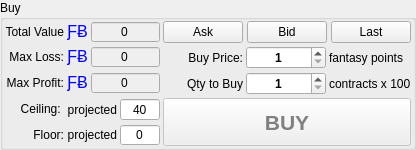
        <widget class="QGroupBox" name="groupBoxBuy">
         <property name="sizePolicy">
          <sizepolicy hsizetype="Preferred" vsizetype="Preferred">
           <horstretch>0</horstretch>
           <verstretch>0</verstretch>
          </sizepolicy>
         </property>
         <property name="maximumSize">
          <size>
           <width>520</width>
           <height>200</height>
          </size>
         </property>
         <property name="font">
          <font>
           <weight>50</weight>
           <bold>false</bold>
          </font>
         </property>
         <property name="accessibleName">
          <string/>
         </property>
         <property name="styleSheet">
          <string notr="true"/>
         </property>
         <property name="title">
          <string>Buy</string>
         </property>
         <layout class="QGridLayout" name="gridLayout_6">
          <property name="leftMargin">
           <number>2</number>
          </property>
          <property name="topMargin">
           <number>1</number>
          </property>
          <property name="rightMargin">
           <number>2</number>
          </property>
          <property name="bottomMargin">
           <number>1</number>
          </property>
          <property name="spacing">
           <number>3</number>
          </property>
          <item row="0" column="1">
           <layout class="QHBoxLayout" name="horizontalLayout_2">
            <item>
             <widget class="QLabel" name="usdLabel10_5">
              <property name="sizePolicy">
               <sizepolicy hsizetype="Maximum" vsizetype="Preferred">
                <horstretch>0</horstretch>
                <verstretch>0</verstretch>
               </sizepolicy>
              </property>
              <property name="font">
               <font>
                <pointsize>11</pointsize>
                <weight>50</weight>
                <bold>false</bold>
               </font>
              </property>
              <property name="accessibleDescription">
               <string>USD_ICON</string>
              </property>
              <property name="text">
               <string>&lt;html&gt;&lt;head/&gt;&lt;body&gt;&lt;p&gt;&lt;span style=&quot; font-size:12pt; color:#0000ff;&quot;&gt;ƑɃ&lt;/span&gt;&lt;/p&gt;&lt;/body&gt;&lt;/html&gt;</string>
              </property>
              <property name="alignment">
               <set>Qt::AlignCenter</set>
              </property>
             </widget>
            </item>
            <item>
             <widget class="QSpinBox" name="buyvalue">
              <property name="sizePolicy">
               <sizepolicy hsizetype="Preferred" vsizetype="Fixed">
                <horstretch>0</horstretch>
                <verstretch>0</verstretch>
               </sizepolicy>
              </property>
              <property name="minimumSize">
               <size>
                <width>40</width>
                <height>0</height>
               </size>
              </property>
              <property name="accessibleName">
               <string>PRICE</string>
              </property>
              <property name="accessibleDescription">
               <string>CAN_BE_ZERO</string>
              </property>
              <property name="styleSheet">
               <string notr="true">QSpinBox {background-color: rgb(239, 239, 239);}</string>
              </property>
              <property name="inputMethodHints">
               <set>Qt::ImhNone</set>
              </property>
              <property name="alignment">
               <set>Qt::AlignCenter</set>
              </property>
              <property name="readOnly">
               <bool>true</bool>
              </property>
              <property name="buttonSymbols">
               <enum>QAbstractSpinBox::NoButtons</enum>
              </property>
              <property name="showGroupSeparator" stdset="0">
               <bool>true</bool>
              </property>
              <property name="maximum">
               <number>9999999</number>
              </property>
             </widget>
            </item>
           </layout>
          </item>
          <item row="0" column="2">
           <layout class="QGridLayout" name="gridLayout_25">
            <property name="horizontalSpacing">
             <number>4</number>
            </property>
            <item row="0" column="1">
             <widget class="QPushButton" name="buyPriceAsMarketBid">
              <property name="sizePolicy">
               <sizepolicy hsizetype="Preferred" vsizetype="Fixed">
                <horstretch>0</horstretch>
                <verstretch>0</verstretch>
               </sizepolicy>
              </property>
              <property name="minimumSize">
               <size>
                <width>60</width>
                <height>0</height>
               </size>
              </property>
              <property name="maximumSize">
               <size>
                <width>16777215</width>
                <height>16777215</height>
               </size>
              </property>
              <property name="accessibleName">
               <string>AS_MARKET_BUY</string>
              </property>
              <property name="text">
               <string>Bid</string>
              </property>
             </widget>
            </item>
            <item row="0" column="2">
             <widget class="QPushButton" name="buyPriceAsMarketLastPrice">
              <property name="sizePolicy">
               <sizepolicy hsizetype="Preferred" vsizetype="Fixed">
                <horstretch>0</horstretch>
                <verstretch>0</verstretch>
               </sizepolicy>
              </property>
              <property name="minimumSize">
               <size>
                <width>60</width>
                <height>0</height>
               </size>
              </property>
              <property name="maximumSize">
               <size>
                <width>16777215</width>
                <height>16777215</height>
               </size>
              </property>
              <property name="accessibleName">
               <string>AS_LAST_PRICE</string>
              </property>
              <property name="text">
               <string>Last</string>
              </property>
             </widget>
            </item>
            <item row="0" column="0">
             <widget class="QPushButton" name="buyPriceAsMarketAsk">
              <property name="sizePolicy">
               <sizepolicy hsizetype="Preferred" vsizetype="Fixed">
                <horstretch>0</horstretch>
                <verstretch>0</verstretch>
               </sizepolicy>
              </property>
              <property name="minimumSize">
               <size>
                <width>60</width>
                <height>0</height>
               </size>
              </property>
              <property name="maximumSize">
               <size>
                <width>16777215</width>
                <height>16777215</height>
               </size>
              </property>
              <property name="accessibleName">
               <string>AS_MARKET_SELL</string>
              </property>
              <property name="text">
               <string>Ask</string>
              </property>
             </widget>
            </item>
           </layout>
          </item>
          <item row="1" column="0">
           <widget class="QLabel" name="label_10">
            <property name="sizePolicy">
             <sizepolicy hsizetype="Preferred" vsizetype="Fixed">
              <horstretch>0</horstretch>
              <verstretch>0</verstretch>
             </sizepolicy>
            </property>
            <property name="accessibleName">
             <string>TR00033</string>
            </property>
            <property name="text">
             <string>Max Loss:</string>
            </property>
            <property name="alignment">
             <set>Qt::AlignRight|Qt::AlignTrailing|Qt::AlignVCenter</set>
            </property>
           </widget>
          </item>
          <item row="3" column="2" rowspan="2">
           <widget class="QPushButton" name="buyit">
            <property name="enabled">
             <bool>false</bool>
            </property>
            <property name="sizePolicy">
             <sizepolicy hsizetype="Expanding" vsizetype="Expanding">
              <horstretch>0</horstretch>
              <verstretch>0</verstretch>
             </sizepolicy>
            </property>
            <property name="minimumSize">
             <size>
              <width>60</width>
              <height>0</height>
             </size>
            </property>
            <property name="font">
             <font>
              <pointsize>16</pointsize>
              <weight>75</weight>
              <bold>true</bold>
             </font>
            </property>
            <property name="toolTip">
             <string/>
            </property>
            <property name="accessibleName">
             <string>BUY</string>
            </property>
            <property name="styleSheet">
             <string notr="true">QPushButton {color: green} QPushButton::disabled {color: gray}</string>
            </property>
            <property name="text">
             <string>BUY</string>
            </property>
           </widget>
          </item>
          <item row="3" column="1">
           <layout class="QHBoxLayout" name="horizontalLayout_8">
            <item>
             <widget class="QLabel" name="label_37">
              <property name="sizePolicy">
               <sizepolicy hsizetype="Preferred" vsizetype="Preferred">
                <horstretch>0</horstretch>
                <verstretch>0</verstretch>
               </sizepolicy>
              </property>
              <property name="accessibleName">
               <string>TR00034</string>
              </property>
              <property name="text">
               <string>projected</string>
              </property>
              <property name="alignment">
               <set>Qt::AlignRight|Qt::AlignTrailing|Qt::AlignVCenter</set>
              </property>
             </widget>
            </item>
            <item>
             <widget class="QSpinBox" name="buyCeil">
              <property name="sizePolicy">
               <sizepolicy hsizetype="Preferred" vsizetype="Fixed">
                <horstretch>0</horstretch>
                <verstretch>0</verstretch>
               </sizepolicy>
              </property>
              <property name="minimumSize">
               <size>
                <width>40</width>
                <height>0</height>
               </size>
              </property>
              <property name="accessibleName">
               <string>PRICE</string>
              </property>
              <property name="accessibleDescription">
               <string>CAN_BE_ZERO</string>
              </property>
              <property name="styleSheet">
               <string notr="true"/>
              </property>
              <property name="alignment">
               <set>Qt::AlignCenter</set>
              </property>
              <property name="readOnly">
               <bool>false</bool>
              </property>
              <property name="buttonSymbols">
               <enum>QAbstractSpinBox::NoButtons</enum>
              </property>
              <property name="correctionMode">
               <enum>QAbstractSpinBox::CorrectToNearestValue</enum>
              </property>
              <property name="minimum">
               <number>0</number>
              </property>
              <property name="maximum">
               <number>40</number>
              </property>
              <property name="value">
               <number>40</number>
              </property>
             </widget>
            </item>
           </layout>
          </item>
          <item row="4" column="0">
           <widget class="QLabel" name="label_35">
            <property name="sizePolicy">
             <sizepolicy hsizetype="Preferred" vsizetype="Fixed">
              <horstretch>0</horstretch>
              <verstretch>0</verstretch>
             </sizepolicy>
            </property>
            <property name="accessibleName">
             <string>TR00034</string>
            </property>
            <property name="text">
             <string>Floor:</string>
            </property>
            <property name="alignment">
             <set>Qt::AlignRight|Qt::AlignTrailing|Qt::AlignVCenter</set>
            </property>
           </widget>
          </item>
          <item row="1" column="1">
           <layout class="QHBoxLayout" name="horizontalLayout_6">
            <item>
             <widget class="QLabel" name="usdLabel10_3">
              <property name="sizePolicy">
               <sizepolicy hsizetype="Maximum" vsizetype="Preferred">
                <horstretch>0</horstretch>
                <verstretch>0</verstretch>
               </sizepolicy>
              </property>
              <property name="font">
               <font>
                <pointsize>11</pointsize>
                <weight>50</weight>
                <bold>false</bold>
               </font>
              </property>
              <property name="accessibleDescription">
               <string>USD_ICON</string>
              </property>
              <property name="text">
               <string>&lt;html&gt;&lt;head/&gt;&lt;body&gt;&lt;p&gt;&lt;span style=&quot; font-size:12pt; color:#0000ff;&quot;&gt;ƑɃ&lt;/span&gt;&lt;/p&gt;&lt;/body&gt;&lt;/html&gt;</string>
              </property>
              <property name="alignment">
               <set>Qt::AlignCenter</set>
              </property>
             </widget>
            </item>
            <item>
             <widget class="QSpinBox" name="buyRisk">
              <property name="sizePolicy">
               <sizepolicy hsizetype="Preferred" vsizetype="Fixed">
                <horstretch>0</horstretch>
                <verstretch>0</verstretch>
               </sizepolicy>
              </property>
              <property name="minimumSize">
               <size>
                <width>40</width>
                <height>0</height>
               </size>
              </property>
              <property name="accessibleName">
               <string>PRICE</string>
              </property>
              <property name="accessibleDescription">
               <string>CAN_BE_ZERO</string>
              </property>
              <property name="styleSheet">
               <string notr="true">QSpinBox {background-color: rgb(239, 239, 239);  color: &quot;red&quot;;}
</string>
              </property>
              <property name="alignment">
               <set>Qt::AlignCenter</set>
              </property>
              <property name="readOnly">
               <bool>true</bool>
              </property>
              <property name="buttonSymbols">
               <enum>QAbstractSpinBox::NoButtons</enum>
              </property>
              <property name="showGroupSeparator" stdset="0">
               <bool>true</bool>
              </property>
              <property name="minimum">
               <number>-9999999</number>
              </property>
              <property name="maximum">
               <number>0</number>
              </property>
             </widget>
            </item>
           </layout>
          </item>
          <item row="4" column="1">
           <layout class="QHBoxLayout" name="horizontalLayout_10">
            <item>
             <widget class="QLabel" name="label_38">
              <property name="sizePolicy">
               <sizepolicy hsizetype="Preferred" vsizetype="Preferred">
                <horstretch>0</horstretch>
                <verstretch>0</verstretch>
               </sizepolicy>
              </property>
              <property name="accessibleName">
               <string>TR00034</string>
              </property>
              <property name="text">
               <string>projected</string>
              </property>
              <property name="alignment">
               <set>Qt::AlignRight|Qt::AlignTrailing|Qt::AlignVCenter</set>
              </property>
             </widget>
            </item>
            <item>
             <widget class="QSpinBox" name="buyFloor">
              <property name="sizePolicy">
               <sizepolicy hsizetype="Preferred" vsizetype="Fixed">
                <horstretch>0</horstretch>
                <verstretch>0</verstretch>
               </sizepolicy>
              </property>
              <property name="minimumSize">
               <size>
                <width>40</width>
                <height>0</height>
               </size>
              </property>
              <property name="accessibleName">
               <string>PRICE</string>
              </property>
              <property name="accessibleDescription">
               <string>CAN_BE_ZERO</string>
              </property>
              <property name="styleSheet">
               <string notr="true">QDoubleSpinBox {border: 0px; background: transparent;}</string>
              </property>
              <property name="alignment">
               <set>Qt::AlignCenter</set>
              </property>
              <property name="readOnly">
               <bool>false</bool>
              </property>
              <property name="buttonSymbols">
               <enum>QAbstractSpinBox::NoButtons</enum>
              </property>
              <property name="correctionMode">
               <enum>QAbstractSpinBox::CorrectToNearestValue</enum>
              </property>
              <property name="minimum">
               <number>0</number>
              </property>
              <property name="maximum">
               <number>40</number>
              </property>
              <property name="value">
               <number>0</number>
              </property>
             </widget>
            </item>
           </layout>
          </item>
          <item row="0" column="0">
           <widget class="QLabel" name="label_16">
            <property name="sizePolicy">
             <sizepolicy hsizetype="Preferred" vsizetype="Fixed">
              <horstretch>0</horstretch>
              <verstretch>0</verstretch>
             </sizepolicy>
            </property>
            <property name="accessibleName">
             <string>TR00030</string>
            </property>
            <property name="text">
             <string>Total Value</string>
            </property>
            <property name="alignment">
             <set>Qt::AlignRight|Qt::AlignTrailing|Qt::AlignVCenter</set>
            </property>
           </widget>
          </item>
          <item row="2" column="0">
           <widget class="QLabel" name="label_29">
            <property name="sizePolicy">
             <sizepolicy hsizetype="Preferred" vsizetype="Fixed">
              <horstretch>0</horstretch>
              <verstretch>0</verstretch>
             </sizepolicy>
            </property>
            <property name="accessibleName">
             <string>TR00034</string>
            </property>
            <property name="text">
             <string>Max Profit:</string>
            </property>
            <property name="alignment">
             <set>Qt::AlignRight|Qt::AlignTrailing|Qt::AlignVCenter</set>
            </property>
           </widget>
          </item>
          <item row="1" column="2" rowspan="2">
           <layout class="QGridLayout" name="gridLayout_3">
            <item row="0" column="0">
             <widget class="QLabel" name="label_13">
              <property name="accessibleName">
               <string>TR00031</string>
              </property>
              <property name="text">
               <string>Buy Price:</string>
              </property>
              <property name="alignment">
               <set>Qt::AlignRight|Qt::AlignTrailing|Qt::AlignVCenter</set>
              </property>
             </widget>
            </item>
            <item row="0" column="1">
             <widget class="QSpinBox" name="buyprice">
              <property name="sizePolicy">
               <sizepolicy hsizetype="Preferred" vsizetype="Fixed">
                <horstretch>0</horstretch>
                <verstretch>0</verstretch>
               </sizepolicy>
              </property>
              <property name="minimumSize">
               <size>
                <width>40</width>
                <height>0</height>
               </size>
              </property>
              <property name="font">
               <font>
                <weight>75</weight>
                <bold>true</bold>
               </font>
              </property>
              <property name="focusPolicy">
               <enum>Qt::StrongFocus</enum>
              </property>
              <property name="accessibleName">
               <string/>
              </property>
              <property name="styleSheet">
               <string notr="true"/>
              </property>
              <property name="alignment">
               <set>Qt::AlignCenter</set>
              </property>
              <property name="readOnly">
               <bool>false</bool>
              </property>
              <property name="buttonSymbols">
               <enum>QAbstractSpinBox::UpDownArrows</enum>
              </property>
              <property name="correctionMode">
               <enum>QAbstractSpinBox::CorrectToNearestValue</enum>
              </property>
              <property name="minimum">
               <number>1</number>
              </property>
              <property name="maximum">
               <number>40</number>
              </property>
             </widget>
            </item>
            <item row="0" column="2">
             <widget class="QLabel" name="label_19">
              <property name="accessibleName">
               <string>TR00031</string>
              </property>
              <property name="text">
               <string>fantasy points</string>
              </property>
              <property name="alignment">
               <set>Qt::AlignLeading|Qt::AlignLeft|Qt::AlignVCenter</set>
              </property>
             </widget>
            </item>
            <item row="1" column="0">
             <widget class="QLabel" name="label_12">
              <property name="sizePolicy">
               <sizepolicy hsizetype="Preferred" vsizetype="Preferred">
                <horstretch>0</horstretch>
                <verstretch>0</verstretch>
               </sizepolicy>
              </property>
              <property name="accessibleName">
               <string>TR00032</string>
              </property>
              <property name="text">
               <string>Qty to Buy</string>
              </property>
              <property name="alignment">
               <set>Qt::AlignRight|Qt::AlignTrailing|Qt::AlignVCenter</set>
              </property>
             </widget>
            </item>
            <item row="1" column="1">
             <widget class="QSpinBox" name="buyqty">
              <property name="sizePolicy">
               <sizepolicy hsizetype="Preferred" vsizetype="Fixed">
                <horstretch>0</horstretch>
                <verstretch>0</verstretch>
               </sizepolicy>
              </property>
              <property name="minimumSize">
               <size>
                <width>40</width>
                <height>0</height>
               </size>
              </property>
              <property name="font">
               <font>
                <weight>75</weight>
                <bold>true</bold>
               </font>
              </property>
              <property name="focusPolicy">
               <enum>Qt::StrongFocus</enum>
              </property>
              <property name="accessibleName">
               <string>PRICE</string>
              </property>
              <property name="accessibleDescription">
               <string>CAN_BE_ZERO</string>
              </property>
              <property name="styleSheet">
               <string notr="true"/>
              </property>
              <property name="alignment">
               <set>Qt::AlignCenter</set>
              </property>
              <property name="readOnly">
               <bool>false</bool>
              </property>
              <property name="buttonSymbols">
               <enum>QAbstractSpinBox::UpDownArrows</enum>
              </property>
              <property name="correctionMode">
               <enum>QAbstractSpinBox::CorrectToNearestValue</enum>
              </property>
              <property name="minimum">
               <number>1</number>
              </property>
              <property name="maximum">
               <number>999</number>
              </property>
             </widget>
            </item>
            <item row="1" column="2">
             <widget class="QLabel" name="label_36">
              <property name="accessibleName">
               <string>TR00031</string>
              </property>
              <property name="text">
               <string>contracts x 100</string>
              </property>
              <property name="alignment">
               <set>Qt::AlignLeading|Qt::AlignLeft|Qt::AlignVCenter</set>
              </property>
             </widget>
            </item>
           </layout>
          </item>
          <item row="2" column="1">
           <layout class="QHBoxLayout" name="horizontalLayout_7">
            <item>
             <widget class="QLabel" name="usdLabel10">
              <property name="sizePolicy">
               <sizepolicy hsizetype="Maximum" vsizetype="Preferred">
                <horstretch>0</horstretch>
                <verstretch>0</verstretch>
               </sizepolicy>
              </property>
              <property name="font">
               <font>
                <pointsize>11</pointsize>
                <weight>50</weight>
                <bold>false</bold>
               </font>
              </property>
              <property name="accessibleDescription">
               <string>USD_ICON</string>
              </property>
              <property name="text">
               <string>&lt;html&gt;&lt;head/&gt;&lt;body&gt;&lt;p&gt;&lt;span style=&quot; font-size:12pt; color:#0000ff;&quot;&gt;ƑɃ&lt;/span&gt;&lt;/p&gt;&lt;/body&gt;&lt;/html&gt;</string>
              </property>
              <property name="alignment">
               <set>Qt::AlignCenter</set>
              </property>
             </widget>
            </item>
            <item>
             <widget class="QSpinBox" name="buyProfit">
              <property name="sizePolicy">
               <sizepolicy hsizetype="Preferred" vsizetype="Fixed">
                <horstretch>0</horstretch>
                <verstretch>0</verstretch>
               </sizepolicy>
              </property>
              <property name="minimumSize">
               <size>
                <width>40</width>
                <height>0</height>
               </size>
              </property>
              <property name="accessibleName">
               <string>PRICE</string>
              </property>
              <property name="accessibleDescription">
               <string>CAN_BE_ZERO</string>
              </property>
              <property name="styleSheet">
               <string notr="true">QSpinBox {background-color: rgb(239, 239, 239); color: &quot;green&quot;;}</string>
              </property>
              <property name="alignment">
               <set>Qt::AlignCenter</set>
              </property>
              <property name="readOnly">
               <bool>true</bool>
              </property>
              <property name="buttonSymbols">
               <enum>QAbstractSpinBox::NoButtons</enum>
              </property>
              <property name="showGroupSeparator" stdset="0">
               <bool>true</bool>
              </property>
              <property name="maximum">
               <number>9999999</number>
              </property>
             </widget>
            </item>
           </layout>
          </item>
          <item row="3" column="0">
           <widget class="QLabel" name="label_32">
            <property name="sizePolicy">
             <sizepolicy hsizetype="Preferred" vsizetype="Fixed">
              <horstretch>0</horstretch>
              <verstretch>0</verstretch>
             </sizepolicy>
            </property>
            <property name="accessibleName">
             <string>TR00034</string>
            </property>
            <property name="text">
             <string>Ceiling: </string>
            </property>
            <property name="alignment">
             <set>Qt::AlignRight|Qt::AlignTrailing|Qt::AlignVCenter</set>
            </property>
           </widget>
          </item>
         </layout>
         <zorder>label_10</zorder>
         <zorder>label_16</zorder>
         <zorder>label_29</zorder>
         <zorder>label_32</zorder>
         <zorder>label_35</zorder>
         <zorder>buyit</zorder>
        </widget>
